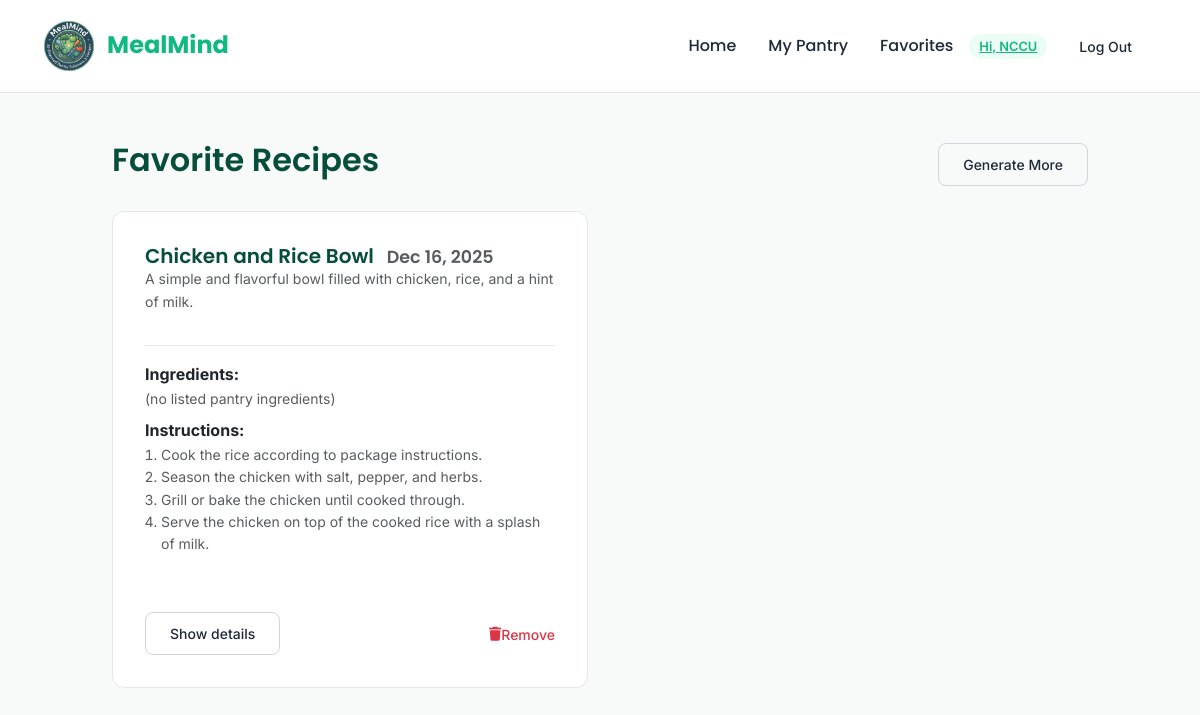
/favorites (signed in), run on the app's committed database.
### app/models.py (models this page shows, shortened)
class User(UserMixin, db.Model):
    __tablename__ = "users"
    id = db.Column(db.Integer, primary_key=True)
    username = db.Column(db.String(150), unique=True, nullable=False)
    email = db.Column(db.String, unique=True, nullable=False)
    password = db.Column(db.String, nullable=False)
    created_on = db.Column(db.DateTime, nullable=False)
    is_admin = db.Column(db.Boolean, nullable=False, default=False)
    is_confirmed = db.Column(db.Boolean, nullable=False, default=False)
    confirmed_on = db.Column(db.DateTime, nullable=True)
    allergies = db.Column(db.JSON, nullable=True)

class SavedRecipe(db.Model):
    __tablename__ = 'saved_recipes'
    id = db.Column(db.Integer, primary_key=True)
    user_id = db.Column(db.Integer, db.ForeignKey('users.id', ondelete='CASCADE'), nullable=False)
    meal_name = db.Column(db.String(255), nullable=False)
    description = db.Column(db.Text, nullable=True)
    pantry_ingredients = db.Column(db.JSON, nullable=True)
    missing_ingredients = db.Column(db.JSON, nullable=True)
    instructions = db.Column(db.JSON, nullable=True)
    created_on = db.Column(db.DateTime, default=datetime.now)
    user = db.relationship('User', backref=db.backref('saved_recipes', cascade='all, delete-orphan', passive_deletes=True))

### app/routes.py (the view)
@routes_bp.route('/favorites')
@login_required
def favorites():
    from .models import SavedRecipe
    recipes = SavedRecipe.query.filter_by(user_id=current_user.id).order_by(SavedRecipe.created_on.desc()).all()
    return render_template('generator/favorites.html', recipes=recipes)

### app/__init__.py (called while the page is built)
def create_app(config_class=DevelopmentConfig):
    app = Flask(__name__, template_folder='templates', static_folder='static')
    CORS(app)
    app.config.from_object(config_class)
    db.init_app(app)
    login_manager = LoginManager()
    login_manager.login_view = 'routes.login'
    login_manager.init_app(app)
    from .models import User
    @login_manager.user_loader
    def load_user(user_id):
        return User.query.get(int(user_id))
    mail = Mail()
    mail.init_app(app)
    import app as _app
    _app.mail = mail
    from .routes import routes_bp
    app.register_blueprint(routes_bp)
    return app

### app/templates/generator/favorites.html (shortened to what this page needs)
{% extends "home/base.html" %}
{% block content %}
<div class="d-flex justify-content-between align-items-center mb-4">
    <h2> Favorite Recipes</h2>
    <a href="{{ url_for('routes.index') }}" class="btn btn-outline-secondary btn-sm">Generate More</a>
</div>
{% if recipes %}
<div class="row">
  {% for r in recipes %}
  <div class="col-md-6 mb-4">
    <div class="card h-100">
      <div class="d-flex justify-content-between align-items-center mb-3">
        <div>
          <h5 class="mb-0">
            {{ r.meal_name }}
            <small class="text-muted ms-2">{{ r.created_on.strftime('%b %d, %Y') if r.created_on }}</small>
          </h5>
          <small class="text-muted d-block">{{ r.description }}</small>
        </div>
      </div>
      <hr style="opacity: 0.1">
      <div class="mb-2">
        <strong>Ingredients:</strong>
        <p class="small text-muted mb-0">
            {% set total = r.pantry_ingredients|length if r.pantry_ingredients else 0 %}
            {% if total == 0 %}
                (no listed pantry ingredients)
            {% else %}
                {% for i in r.pantry_ingredients[:3] %}
                    {{ i }}{% if not loop.last %}, {% endif %}
                {% endfor %}
                {% if total > 3 %} <span class="text-muted">(+{{ total - 3 }} more)</span>{% endif %}
            {% endif %}
        </p>
      </div>
      {% if r.instructions %}
      <div class="mb-3">
        <strong>Instructions:</strong>
        <ol class="small text-muted ps-3 mb-0">
          {% for step in r.instructions %}
            <li>{{ step }}</li>
          {% endfor %}
        </ol>
      </div>
      {% endif %}
      <div class="mt-auto pt-3 d-flex justify-content-between align-items-center">
        <div>
          <button class="btn btn-sm btn-outline-secondary js-toggle-details" data-target="#details-{{ r.id }}">Show details</button>
        </div>
        <div>
          <form method="POST" action="{{ url_for('routes.delete_favorite', recipe_id=r.id) }}" onsubmit="return confirm('Remove this favorite?');" style="display:inline;">
              <button type="submit" class="btn btn-sm text-danger" style="background:none; padding:0;">
                  <i class="fa-solid fa-trash"></i> Remove
              </button>
          </form>
        </div>
      </div>
    </div>
  </div>
  {% endfor %}
</div>
{% else %}
  <div class="text-center py-5">
      <h3>No favorites yet.</h3>
      <p class="text-muted">Save some recipes from the generator!</p>
      <a href="{{ url_for('routes.index') }}" class="btn btn-primary mt-2">Go to Generator</a>
  </div>
{% endif %}
{% endblock %}

### app/templates/home/base.html (shortened to what this page needs)
<!DOCTYPE html>
<html lang="en">
<head>
    <link href="https://cdn.jsdelivr.net/npm/bootstrap@5.3.2/dist/css/bootstrap.min.css" rel="stylesheet">
    <link rel="stylesheet" href="https://cdnjs.cloudflare.com/ajax/libs/font-awesome/6.4.0/css/all.min.css">
    <link rel="stylesheet" href="{{ url_for('static', filename='style.css') }}">
</head>
<body>
<nav class="navbar navbar-expand-lg sticky-top">
    <div class="container-fluid">
        <a class="navbar-brand" href="{{ url_for('routes.index') }}" style="font-family:'Poppins', sans-serif; color: #10b981; font-weight:700; font-size: 1.5rem;">
            <img src="{{ url_for('static', filename='images/logo.png') }}" class="nav-icon-img" alt="Icon">
            MealMind
        </a>
        <div class="collapse navbar-collapse justify-content-end" id="navbarNav">
            <ul class="navbar-nav align-items-center">
                <li class="nav-item">
                    <a class="nav-link" href="{{ url_for('routes.index') }}">Home</a>
                </li>
                {% if current_user.is_authenticated %}
                    <li class="nav-item">
                        <a class="nav-link" href="{{ url_for('routes.pantry') }}">My Pantry</a>
                    </li>
                    <li class="nav-item">
                        <a class="nav-link" href="{{ url_for('routes.favorites') }}">Favorites</a>
                    </li>
                    <li class="nav-item ms-2">
                        <a class="badge-custom" href="{{ url_for('routes.profile') }}">Hi, {{ current_user.username }}</a>
                    </li>
                    <li class="nav-item ms-2">
                        <a class="btn btn-sm btn-outline-secondary" href="{{ url_for('routes.logout') }}" style="border:none;">Log Out</a>
                    </li>
                {% endif %}
            </ul>
        </div>
    </div>
</nav>
<main class="py-5">
     <div class="container">
    {% block content %}{% endblock %}
    </div>
</main>
</body>
</html>

### app/static/style.css (style rules this page uses)
:root { --primary-green: #10b981; --hover-green: #059669; --bg-color: #f8faf9; --text-main: #1f2937; --text-muted: #6b7280; --card-bg: #ffffff; --border-radius: 12px; }
body { font-family: 'Inter', sans-serif; background-color: var(--bg-color); color: var(--text-main); line-height: 1.6; }
h1, h2, h3, h4, h5 { font-family: 'Poppins', sans-serif; color: #064e3b; font-weight: 600; }
.navbar { background-color: var(--card-bg) !important; border-bottom: 1px solid #e5e7eb; padding: 1rem 2rem; }
.nav-link { font-family: 'Poppins', sans-serif; font-weight: 500; color: var(--text-main) !important; margin-left: 1rem; transition: color 0.2s; }
.nav-icon-img { width: 50px; height: 50px; object-fit: contain; margin-right: 8px; vertical-align: middle; }
.container { max-width: 1000px; margin: 0 auto; }
.card, .control-panel, .recipe-card { background: var(--card-bg); border: 1px solid #e5e7eb; border-radius: var(--border-radius); padding: 2rem; box-shadow: none !important; margin-bottom: 1.5rem; }
.btn { display: inline-flex; justify-content: center; align-items: center; text-align: center; border-radius: 8px; padding: 10px 24px; font-weight: 500; border: none; box-shadow: none; transition: background-color 0.2s; }
.btn-outline-secondary { border: 1px solid #d1d5db; color: var(--text-main); }
.badge-custom { background-color: #ecfdf5; color: var(--primary-green); padding: 5px 10px; border-radius: 20px; font-size: 0.8rem; font-weight: 600; }

### data on the page
User: username "NCCU"
SavedRecipe: meal_name "Chicken and Rice Bowl", created_on "Dec 16, 2025", description "A simple and flavorful bowl filled with chicken, rice, and a hint of milk.", instructions "Cook the rice according to package instructions." "Season the chicken with salt, pepper, and herbs." "Grill or bake the chicken until cooked through." "Serve the chicken on top of the cooked rice with a splash of milk."
